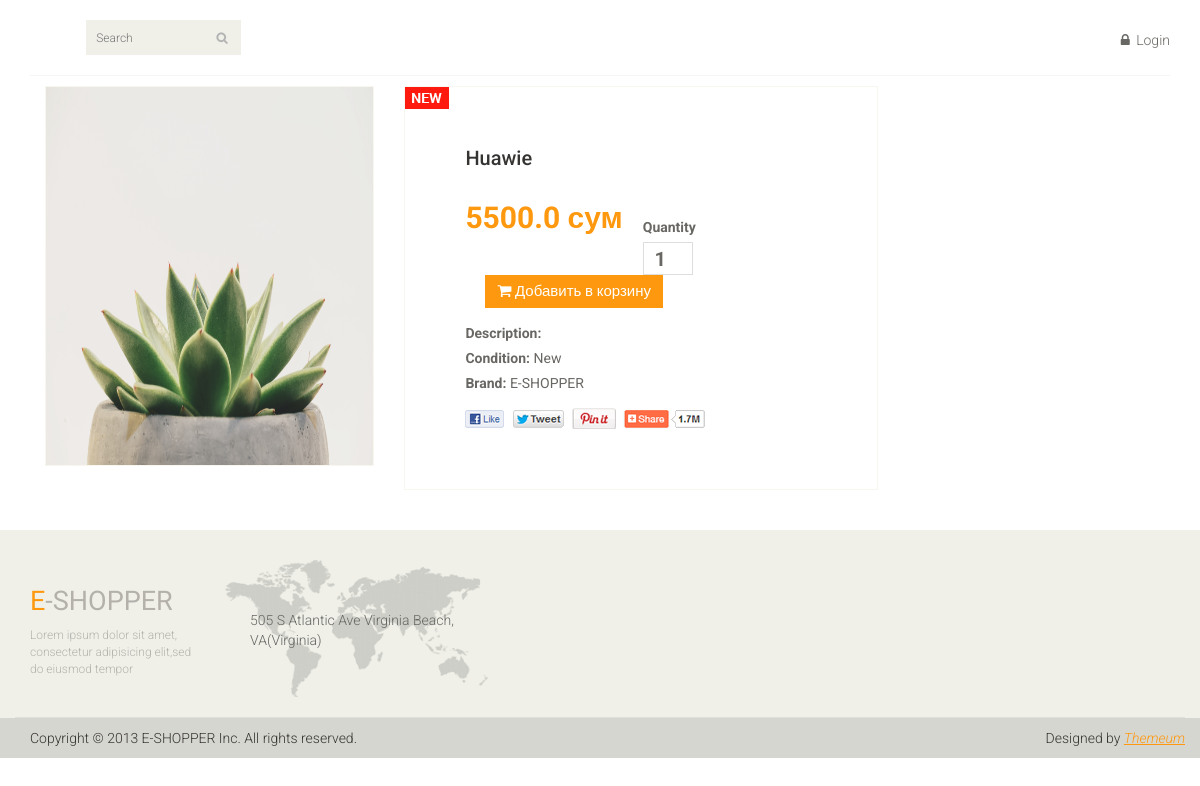
Screenshot of /product/Huawie/2 with the database file from the repository.
### catalog/models.py (models this page shows, shortened)
class Product(models.Model):
    name = models.CharField(max_length=60)
    descr = models.CharField(max_length=150)
    quantity = models.IntegerField()
    price = models.FloatField()
    image=models.ImageField(null=True, blank=True, upload_to='media')
    reviews = models.FloatField()
    category = models.ForeignKey(Category, on_delete=models.CASCADE)
    added_date = models.DateTimeField(auto_now_add=True)

### catalog/views.py (the view)
# urls.py: path('product/<str:name>/<int:pk>', views.get_exact_product),
def get_exact_product(request, name, pk):
    exact_product=models.Product.objects.get(name= name, id=pk)
    context={'product': exact_product}
    return render(request, 'product.html', context)

### catalog/templates/product.html (shortened to what this page needs)
{% extends 'index.html' %}
{% load static %}
{% block content %}
<section>
    <div class="container">
        <div class="row">
            <div class="col-sm-9 padding-right">
            <div class="product-details">
                <div class="col-sm-5">
                    <div class="view-product">
                        <img src="/{{ product.image }}" alt="" />
                    </div>
                </div>
                <div class="col-sm-7">
                    <div class="product-information">
                        <img src="{% static 'images/product-details/new.jpg' %}" class="newarrival" alt="" />
                        <h2>{{ product.name }}</h2>
                        <span>
                            <span>{{ product.price }} сум</span><br>
                            <label>Quantity</label><br>
                            <form method="POST" action="/add-product-to-cart/{{ product.id }}">
                                <input type="number", value="1", name="pr_count" min="1" max="{{ product.product_amount }}">
                                <button type="submit" class="btn btn-fefault cart">
                                    <i class="fa fa-shopping-cart"></i>
                                          Добавить в корзину
                                </button>
                            </form>
                        </span>
                        <p><b>Description:</b> {{ product.description }}</p>
                        <p><b>Condition:</b> New</p>
                        <p><b>Brand:</b> E-SHOPPER</p>
                        <a href=""><img src="images/product-details/share.png" class="share img-responsive"  alt="" /></a>
                    </div>
                </div>
            </div>
        </div>
        </div>
    </div>
</section>
{% endblock content %}

### catalog/static/css/main.css (style rules this page uses)
body { font-family: 'Roboto', sans-serif; background:; position: relative; font-weight:400px; }
a { -webkit-transition: 300ms; -moz-transition: 300ms; -o-transition: 300ms; transition: 300ms; }
h1, h2, h3, h4, h5, h6 { font-family: 'Roboto', sans-serif; }
.padding-right { padding-right: 0; }
.product-details { overflow:hidden; }
.product-details { margin-bottom: 40px; overflow: hidden; margin-top: 10px; }
.view-product { position: relative; }
.view-product img { border: 1px solid #F7F7F0; height: 380px; width: 100%; }
.product-information { border: 1px solid #F7F7F0; overflow: hidden; padding-bottom: 60px; padding-left: 60px; padding-top: 60px; position: relative; }
.newarrival { position:absolute; top:0; left:0 }
.product-information h2 { color: #363432; font-family: 'Roboto', sans-serif; font-size: 20px; margin-top: 0; }
.product-information p { color: #696763; font-family: 'Roboto', sans-serif; margin-bottom: 5px; }
.product-information span { display: inline-block; margin-bottom: 8px; margin-top: 18px; }
.product-information span span { color: #FE980F; float: left; font-family: 'Roboto', sans-serif; font-size: 30px; font-weight: 700; margin-right: 20px; margin-top: 0px; }
.product-information span input { border: 1px solid #DEDEDC; color: #696763; font-family: 'Roboto', sans-serif; font-size: 20px; font-weight: 700; height: 33px; outline: medium none; text-align: center; width: 50px; }
.product-information span label { color: #696763; font-family: 'Roboto', sans-serif; font-weight: 700; margin-bottom: 5px; }
.share { margin-top: 15px; }
.cart { background: #FE980F; border: 0 none; border-radius: 0; color: #FFFFFF; font-family: 'Roboto', sans-serif; font-size: 15px; margin-bottom: 7px; margin-left: 20px; }

### rows the page displays
Product: image (picture), name "Huawie", price "5500.0"
